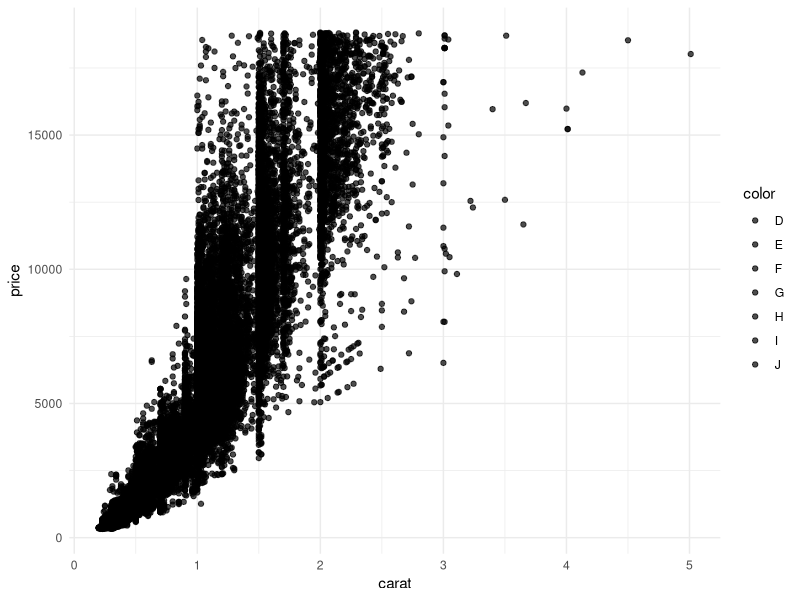

Here is the R script that generated this plot:
## ---- chunk 1
### In this code chunk, start with the diamonds dataset (built in to
### ggplot2 package) and create a plot of price vs. carat (or some other
### variables of your choice)

library(tidyverse)

df <- diamonds

ggplot(diamonds,aes(x=carat,y=price,fill=color)) +
  geom_point(alpha=0.7) +
  theme_minimal()

## ---- chunk 2
### In this code chunk, start with the diamonds dataset (built in to
### ggplot2 package) and create a subset based on filtering, e.g., 
### size greater than 1 carat or cut is "Ideal"



## ---- chunk 3
### Both partners - delete this comment, then write some code here
### to plot, summarize, calculate something simple using the diamonds
### dataset.


## ---- chunk 4
### Both partners - delete this comment, then write some code here
### to plot, summarize, calculate something simple using the diamonds
### dataset.


